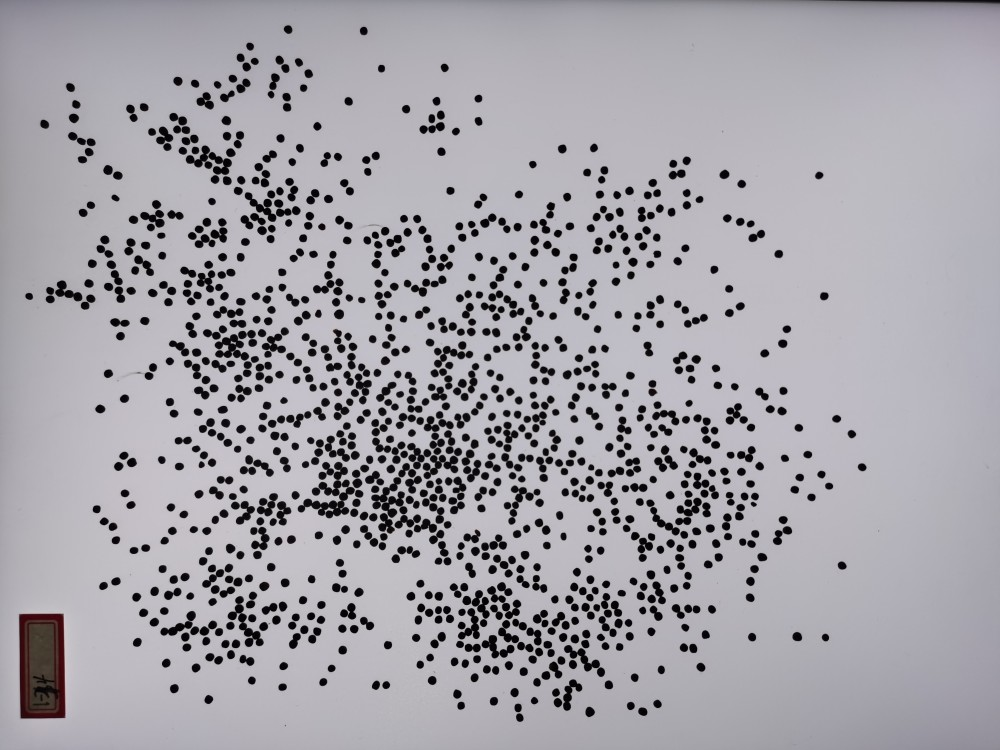
#> input picture 2.jpg, 1000 x 750 px
$ python 1.py
#> lines starting #> are read from the running program, lines starting #| are printed output that depends on the picture; after the words box and inside, x2 and y2 are one past the last pixel; in counts of white or black regions, pixels touching at a corner belong together
# -*- coding: UTF-8 -*-
import os
import matplotlib.pyplot as plt
import cv2
import numpy as np


img = cv2.imdecode(np.fromfile('2.jpg', dtype=np.uint8), 1)
#> img is the input picture: shape (750, 1000, 3); mean B, G, R 168.4, 161.7, 164
img_ori = img.copy()

#图片先转成灰度的
gray = cv2.cvtColor(img,cv2.COLOR_BGR2GRAY)

#转换二值图
ret,binary=cv2.threshold(gray,100,255,cv2.THRESH_BINARY)
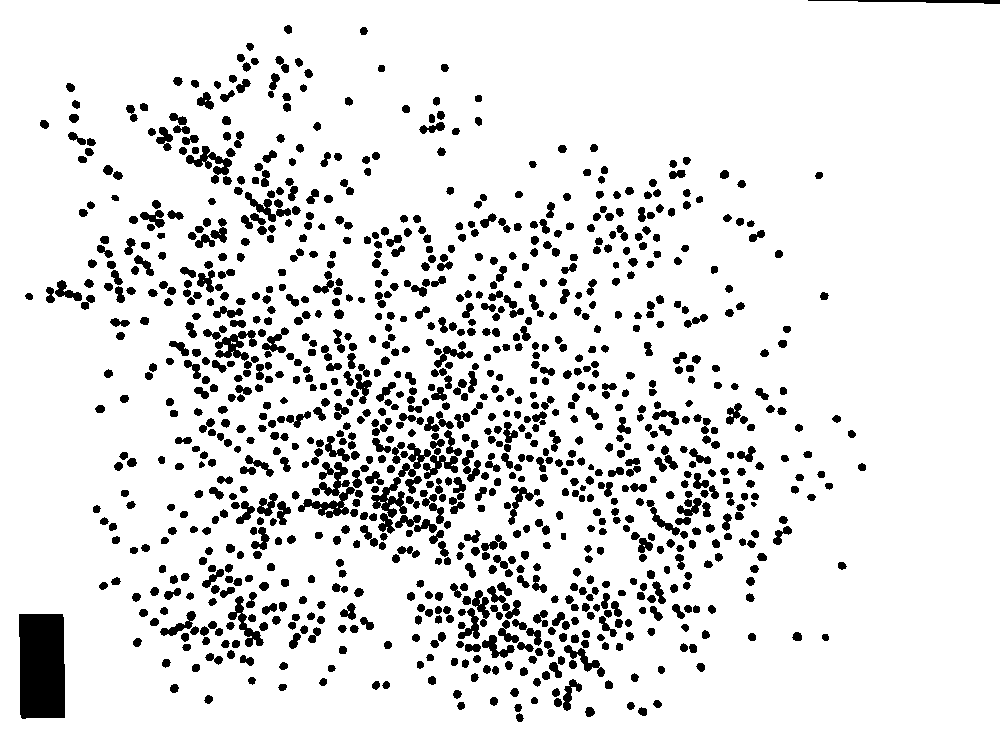
#> binary: shape (750, 1000); 89.4% white; 1043 black regions, largest, box (x1, y1, x2, y2) and area: (19, 614, 65, 719) 4651, (371, 443, 431, 534) 1238, (298, 462, 355, 518) 1211
#反色
binary=cv2.bitwise_not(binary)
#> binary: shape (750, 1000); 10.6% white; 1043 white regions
#轮廓识别
contours, hierarchy=cv2.findContours(binary,cv2.RETR_EXTERNAL,cv2.CHAIN_APPROX_NONE)
#> contours = 1043 contours, 4 with area under 20; largest, box (x1, y1, x2, y2) and area: (19, 614, 65, 719) 4504, (298, 462, 355, 518) 1110, (371, 443, 431, 534) 1060, (215, 330, 257, 361) 538, (186, 146, 232, 184) 496

contours_seed = []
for i in range(len(contours)):
    area = cv2.contourArea(contours[i])
    print(area)
    #设定阈值
    if area < 25 or area > 70:
        cv2.drawContours(binary,[contours[i]],0,0,-1)
        continue
    contours_seed.append(contours[i])
#> this loop made 1043 passes
#> area on passes 1 to 3: 39.5, 49, 62
#| 39.5
#| 49.0
#| 62.0
#| 37.5
#| 38.0
#| 38.5
#| 42.0
#| 46.0
#> (further printed lines are left out)
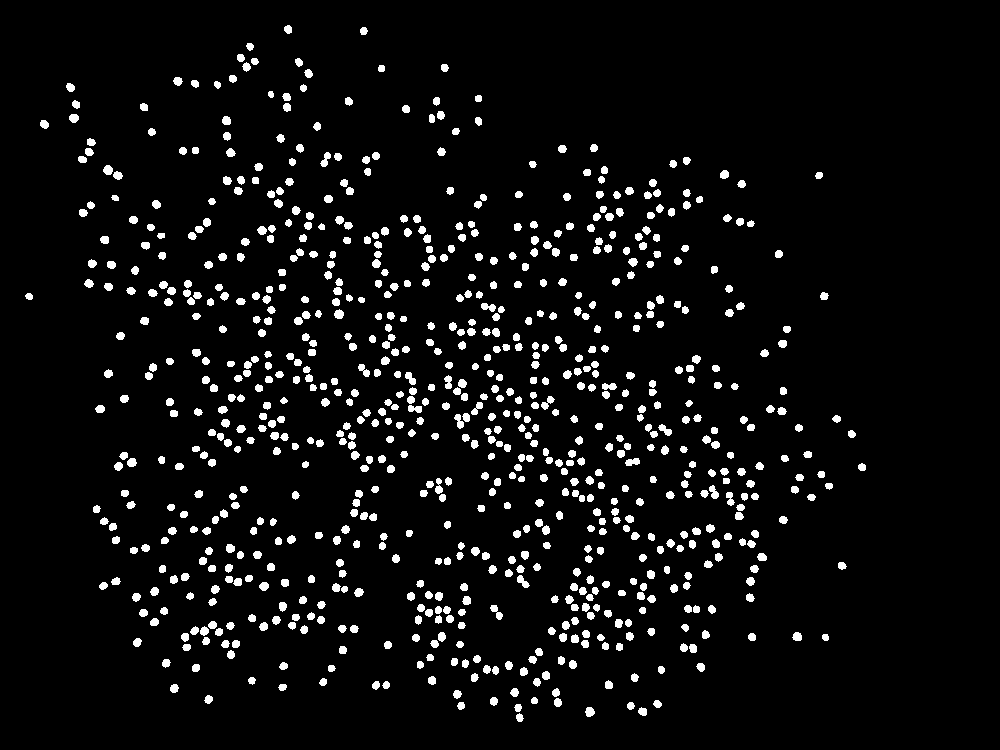
#> binary: shape (750, 1000); 5.6% white; 829 white regions
#> after the loop, contours_seed = 829 contours; largest, box (x1, y1, x2, y2) and area: (490, 605, 503, 620) 70, (517, 575, 530, 588) 69, (625, 458, 640, 466) 69, (481, 303, 496, 312) 69, (320, 152, 331, 167) 69
cv2.drawContours(img_ori, contours_seed, -1, (0, 0, 255), 1)
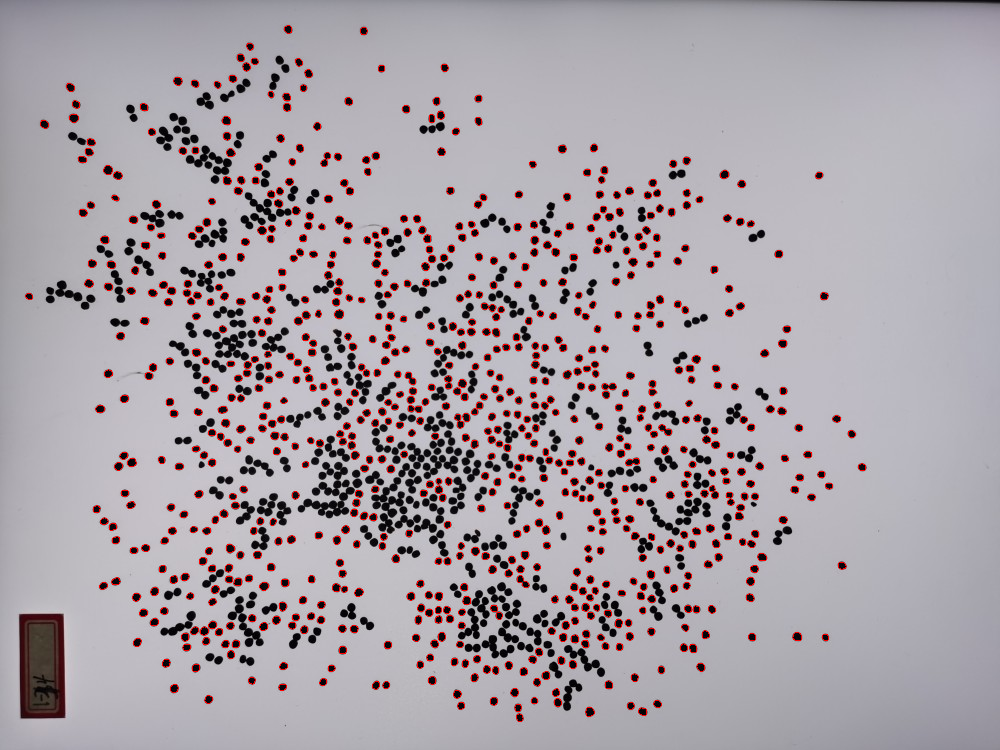
#> img_ori: shape (750, 1000, 3); 2.31% of pixels changed, all inside (x1, y1, x2, y2) = (25, 25, 866, 722)

cv2.imshow("binary",binary)

print(len(contours_seed))
#| 829
cv2.imshow("img_ori",img_ori)
cv2.waitKey(0)
